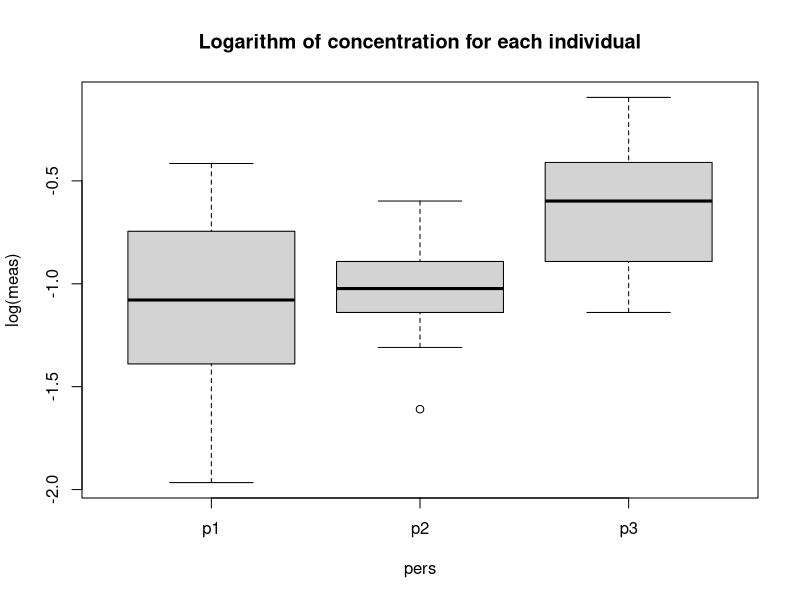

Write the R code that produced this figure.
library(tidyverse)
#Reading in the data
bilirubin <- read.table("ex3-additional-files/bilirubin.txt",header=T)

#Splitting up the set wrt person
p1_bil <- filter(bilirubin, pers=="p1")
p2_bil <- filter(bilirubin, pers=="p2")
p3_bil <- filter(bilirubin, pers=="p3")

#Making a boxplot
boxplot(log(meas)~pers, data = bilirubin )
title("Logarithm of concentration for each individual")
# boxplot(log(meas)~pers, data = bilirubin, ylab = "Log of concentration",
# title("Logarithm of concentration for each individual") )

p <- ggplot(bilirubin, aes(x=pers, y=log(meas))) + 
  geom_boxplot() +
  labs(x = "Individual", y = "Log of concentration (mg/dL)") + 
  ylim(-2,0)+
  theme_bw()
#title = "Logarithm of concentration for each individual"
  

# F-test ------------------------------------------------------------------


linear_model <- lm(log(meas)~pers,data=bilirubin)
summary(linear_model)

Fval <- summary(linear_model)$fstatistic[1]

# Permutation function ----------------------------------------------------

permtest <- function(){
  
  #Reading in the data
  bilirubin <- read.table("ex3-additional-files/bilirubin.txt",header=T)
  meas <- bilirubin$meas
  pers <- bilirubin$pers
  
  #Permuting the data by sampling without replacement
  perm_meas <- sample(meas)
  perm_bilirubin <- data.frame(perm_meas,pers)
  
  #Fitting a linear model to the permuted data
  linear_model <- lm(log(perm_meas)~pers,data=perm_bilirubin)

  #Extracting and returning the F-statistic
  Fval <- summary(linear_model)$fstatistic[1]
  return(Fval)
}

Fs = vector(length = 999)
for (i in (1:999)) {
  Fs[i] <- permtest()
}

pval <- sum(Fs>Fval)/999
pval
